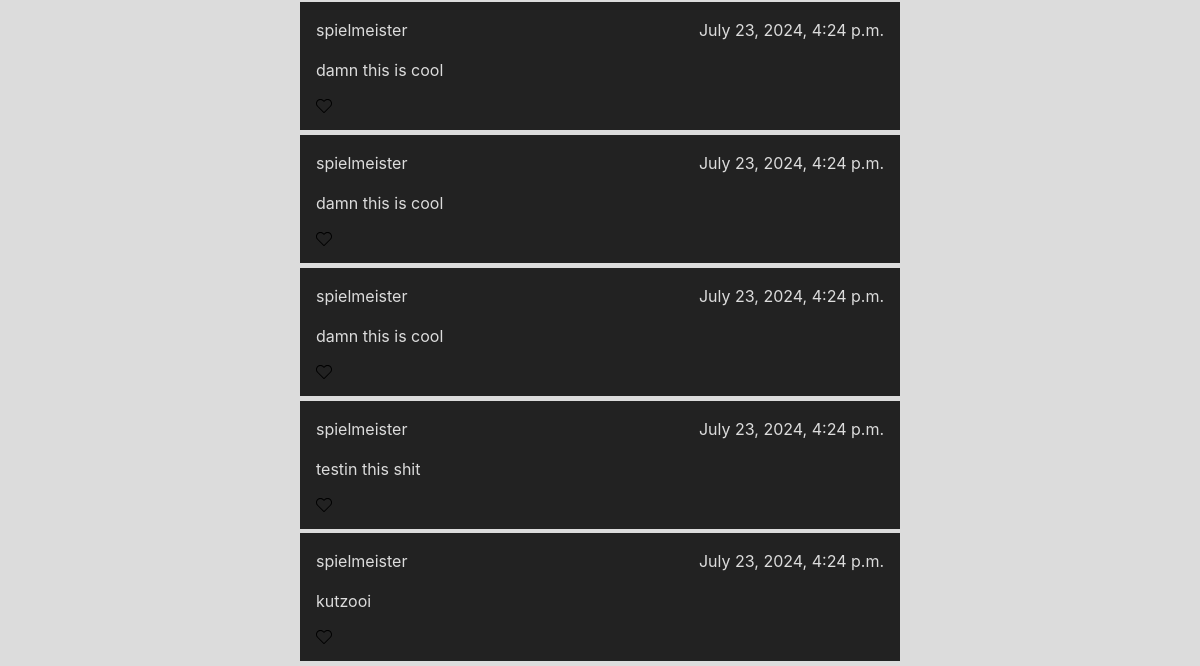
Before: / (lower part) with the older database file.
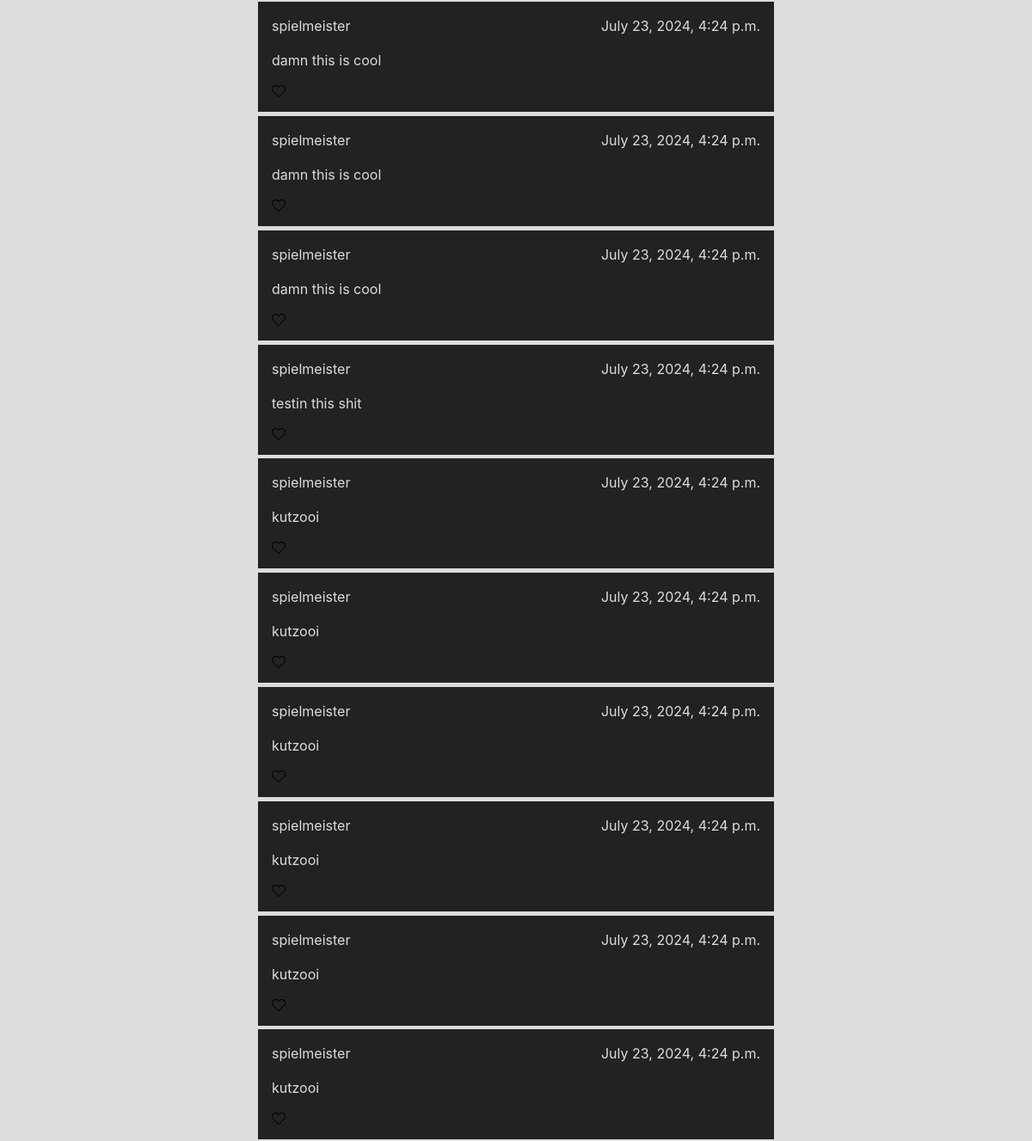
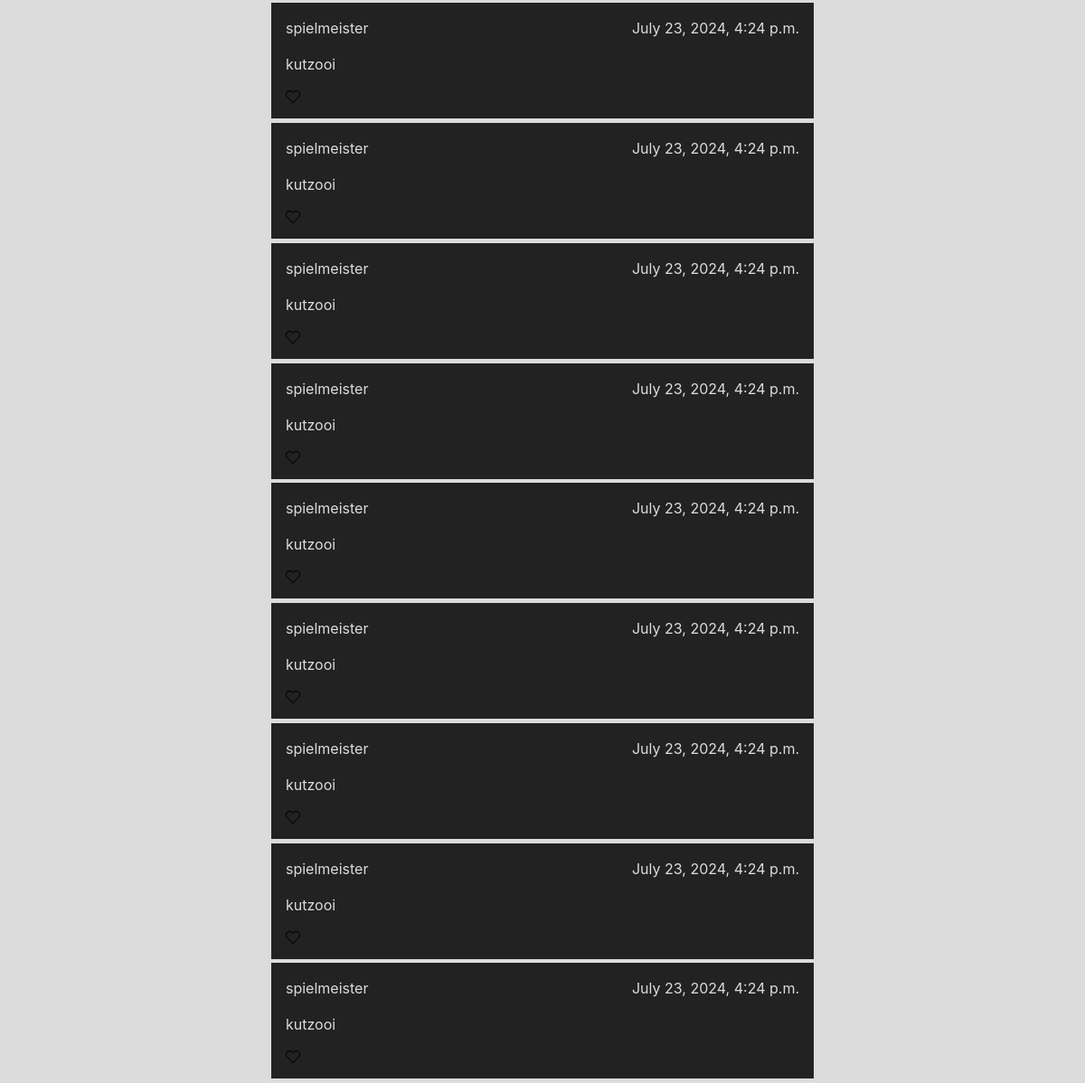
After: the same page with the newer database file (2 pictures, top to bottom).
### network/models.py (models this page shows)
class Post(models.Model):
    user = models.ForeignKey(User, on_delete=models.CASCADE)
    content = models.CharField(max_length=9999)
    timestamp = models.DateTimeField(default=now())

class User(AbstractUser):
    pass

### network/views.py (the view, shortened to what this page needs)
# urls.py: path("", views.index, name="index"),
def index(request):
    posts = Post.objects.all()
    return render(request, "network/index.html",{
        "posts":posts,
    })

### network/templates/network/index.html (shortened to what this page needs)
{% extends "network/layout.html" %}
{% load static %}
{% block body %}
<div id="post-list">
    {% for post in posts %}
    <div class="post">
        <div class="post-top">
            <p class="post-user">{{ post.user }}</p>
            <p class="post-timestamp">{{ post.timestamp }}</p>
        </div>
        <div class="post-body">
            <p>{{ post.content }}</p>
        </div>
        <div class="post-bottom">
        </div>
    </div>
    {% endfor %}
</div>
{% endblock %}

### network/templates/network/layout.html (shortened to what this page needs)
{% load static %}
<!DOCTYPE html>
<html lang="en">
<head>
    <link rel="stylesheet" href="https://stackpath.bootstrapcdn.com/bootstrap/4.4.1/css/bootstrap.min.css"
>
    <link href="{% static 'network/styles/styles.css' %}" rel="stylesheet">
</head>
<body>
    <div class="body">
        {% block body %}
        {% endblock %}
    </div>
</body>
</html>

### network/static/network/styles/styles.css (style rules this page uses)
body { background-color: #dcdcdc; color: #222222; }
#post-list { width: 100vw; display: flex; flex-direction: column; align-items: center; }
#post-list .post { width: 50vw; background-color: #222222; color: #dcdcdc; padding: 1em; margin-bottom: 0.3em; }
#post-list .post .post-top { display: flex; flex-direction: row; justify-content: space-between; }
#post-list .post .post-bottom { display: flex; flex-direction: row; }
#post-list .post .post-bottom svg { width: 1em; height: 1em; }

Changed rows visible on the page:
added Post: user "spielmeister", timestamp "July 23, 2024, 4:24 p.m.", content "kutzooi"
added Post: user "spielmeister", timestamp "July 23, 2024, 4:24 p.m.", content "kutzooi"
added Post: user "spielmeister", timestamp "July 23, 2024, 4:24 p.m.", content "kutzooi"
added Post: user "spielmeister", timestamp "July 23, 2024, 4:24 p.m.", content "kutzooi"
added Post: user "spielmeister", timestamp "July 23, 2024, 4:24 p.m.", content "kutzooi"
added Post: user "spielmeister", timestamp "July 23, 2024, 4:24 p.m.", content "kutzooi"
added Post: user "spielmeister", timestamp "July 23, 2024, 4:24 p.m.", content "kutzooi"
added Post: user "spielmeister", timestamp "July 23, 2024, 4:24 p.m.", content "kutzooi"
added Post: user "spielmeister", timestamp "July 23, 2024, 4:24 p.m.", content "kutzooi"
added Post: user "spielmeister", timestamp "July 23, 2024, 4:24 p.m.", content "kutzooi"
added Post: user "spielmeister", timestamp "July 23, 2024, 4:24 p.m.", content "kutzooi"
added Post: user "spielmeister", timestamp "July 23, 2024, 4:24 p.m.", content "kutzooi"
added Post: user "spielmeister", timestamp "July 23, 2024, 4:24 p.m.", content "kutzooi"
added Post: user "spielmeister", timestamp "July 23, 2024, 4:24 p.m.", content "kutzooi"
